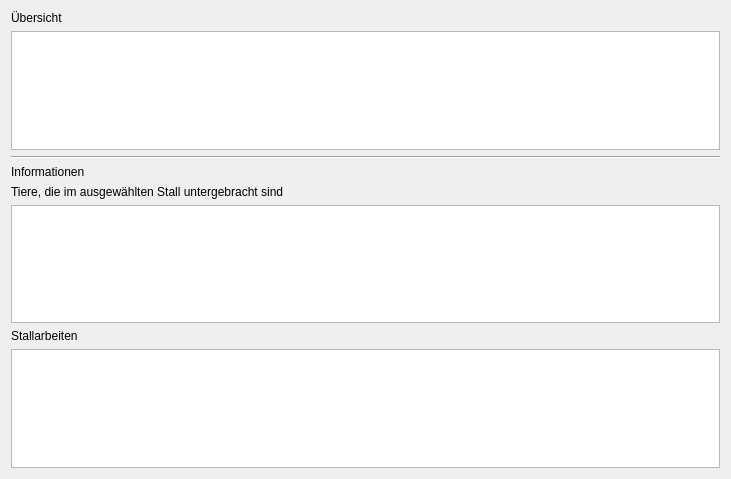
<?xml version="1.0" encoding="UTF-8"?>
<ui version="4.0">
 <class>StallWidget</class>
 <widget class="QWidget" name="StallWidget">
  <property name="geometry">
   <rect>
    <x>0</x>
    <y>0</y>
    <width>731</width>
    <height>479</height>
   </rect>
  </property>
  <property name="windowTitle">
   <string>Form</string>
  </property>
  <layout class="QVBoxLayout" name="verticalLayout">
   <item>
    <widget class="QLabel" name="label">
     <property name="text">
      <string>Übersicht</string>
     </property>
    </widget>
   </item>
   <item>
    <widget class="QTableView" name="tableStall"/>
   </item>
   <item>
    <widget class="Line" name="line_3">
     <property name="orientation">
      <enum>Qt::Horizontal</enum>
     </property>
    </widget>
   </item>
   <item>
    <widget class="QLabel" name="label_25">
     <property name="text">
      <string>Informationen</string>
     </property>
    </widget>
   </item>
   <item>
    <widget class="QLabel" name="label_2">
     <property name="text">
      <string>Tiere, die im ausgewählten Stall untergebracht sind</string>
     </property>
    </widget>
   </item>
   <item>
    <widget class="QTableView" name="tableStallTiere"/>
   </item>
   <item>
    <widget class="QLabel" name="label_26">
     <property name="text">
      <string>Stallarbeiten</string>
     </property>
    </widget>
   </item>
   <item>
    <widget class="QTableView" name="tableStallarbeiten"/>
   </item>
  </layout>
 </widget>
 <resources/>
 <connections/>
</ui>
